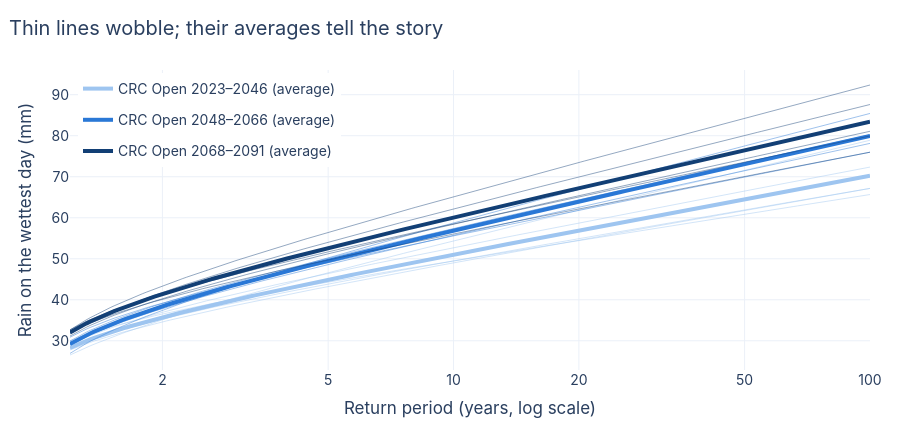

The notebook cell this image was saved under:
### Markdown cell above
CRC Open gives one curve per four-year period. Plot them all and something stands
out: **they wobble**. A single period is estimated from a limited sample of
model years, and rain is the jumpiest weather there is. So, like a weather
forecaster reading many runs, we **average the curves within each window** of
periods (bold lines) and compare windows, not single periods.

### Code cell
def in_window(label, span):
    start, end = map(int, label.split("–"))
    return span[0] <= start and end <= span[1]


members = {name: [label for label in levels if in_window(label, span)] for name, span in WINDOWS.items()}
window_levels = {name: np.mean([levels[label] for label in labels], axis=0) for name, labels in members.items()}

fig = go.Figure()
for name, labels in members.items():
    for label in labels:
        fig.add_trace(go.Scatter(x=rp_grid, y=levels[label], mode="lines", line=dict(color=WINDOW_COLORS[name], width=1),
                                 opacity=0.45, name=f"Single periods {name}", legendgroup=name,
                                 showlegend=False, hovertemplate=f"{label}: %{{y:.0f}} mm<extra></extra>"))
    fig.add_trace(go.Scatter(x=rp_grid, y=window_levels[name], mode="lines", line=dict(color=WINDOW_COLORS[name], width=4),
                             name=f"CRC Open {name} (average)", legendgroup=name))
if era5_curve is not None:
    fig.add_trace(go.Scatter(x=rp_grid, y=era5_curve, mode="lines",
                             name=f"ERA5 {ERA5_YEARS[0]}–{ERA5_YEARS[1]} (A)", line=dict(color=PAST, width=2, dash="dot")))
layout(fig, "Thin lines wobble; their averages tell the story",
       xaxis=log_rp_axis(), yaxis_title="Rain on the wettest day (mm)", legend=dict(x=0.01, y=0.99))
fig.show()

### Figure 1 — Plotly figure (JSON) as saved in the notebook; plotly's stock layout.template omitted (floating-point values rounded to 4 significant figures; data arrays with more than 128 entries replaced by an {"elided": "..."} marker saying what was removed)
{"data": [{"hovertemplate": "2023–2026: %{y:.0f} mm<extra></extra>", "legendgroup": "2023–2046", "line": {"color": "#9ec5f0", "width": 1}, "mode": "lines", "name": "Single periods 2023–2046", "opacity": 0.45, "showlegend": false, "type": "scatter", "x": {"elided": "200 float values"}, "y": {"elided": "200 float values"}}, {"hovertemplate": "2028–2031: %{y:.0f} mm<extra></extra>", "legendgroup": "2023–2046", "line": {"color": "#9ec5f0", "width": 1}, "mode": "lines", "name": "Single periods 2023–2046", "opacity": 0.45, "showlegend": false, "type": "scatter", "x": {"elided": "200 float values"}, "y": {"elided": "200 float values"}}, {"hovertemplate": "2033–2036: %{y:.0f} mm<extra></extra>", "legendgroup": "2023–2046", "line": {"color": "#9ec5f0", "width": 1}, "mode": "lines", "name": "Single periods 2023–2046", "opacity": 0.45, "showlegend": false, "type": "scatter", "x": {"elided": "200 float values"}, "y": {"elided": "200 float values"}}, {"hovertemplate": "2038–2041: %{y:.0f} mm<extra></extra>", "legendgroup": "2023–2046", "line": {"color": "#9ec5f0", "width": 1}, "mode": "lines", "name": "Single periods 2023–2046", "opacity": 0.45, "showlegend": false, "type": "scatter", "x": {"elided": "200 float values"}, "y": {"elided": "200 float values"}}, {"hovertemplate": "2043–2046: %{y:.0f} mm<extra></extra>", "legendgroup": "2023–2046", "line": {"color": "#9ec5f0", "width": 1}, "mode": "lines", "name": "Single periods 2023–2046", "opacity": 0.45, "showlegend": false, "type": "scatter", "x": {"elided": "200 float values"}, "y": {"elided": "200 float values"}}, {"legendgroup": "2023–2046", "line": {"color": "#9ec5f0", "width": 4}, "mode": "lines", "name": "CRC Open 2023–2046 (average)", "type": "scatter", "x": {"elided": "200 float values"}, "y": {"elided": "200 float values"}}, {"hovertemplate": "2048–2051: %{y:.0f} mm<extra></extra>", "legendgroup": "2048–2066", "line": {"color": "#2a78d6", "width": 1}, "mode": "lines", "name": "Single periods 2048–2066", "opacity": 0.45, "showlegend": false, "type": "scatter", "x": {"elided": "200 float values"}, "y": {"elided": "200 float values"}}, {"hovertemplate": "2053–2056: %{y:.0f} mm<extra></extra>", "legendgroup": "2048–2066", "line": {"color": "#2a78d6", "width": 1}, "mode": "lines", "name": "Single periods 2048–2066", "opacity": 0.45, "showlegend": false, "type": "scatter", "x": {"elided": "200 float values"}, "y": {"elided": "200 float values"}}, {"hovertemplate": "2058–2061: %{y:.0f} mm<extra></extra>", "legendgroup": "2048–2066", "line": {"color": "#2a78d6", "width": 1}, "mode": "lines", "name": "Single periods 2048–2066", "opacity": 0.45, "showlegend": false, "type": "scatter", "x": {"elided": "200 float values"}, "y": {"elided": "200 float values"}}, {"hovertemplate": "2063–2066: %{y:.0f} mm<extra></extra>", "legendgroup": "2048–2066", "line": {"color": "#2a78d6", "width": 1}, "mode": "lines", "name": "Single periods 2048–2066", "opacity": 0.45, "showlegend": false, "type": "scatter", "x": {"elided": "200 float values"}, "y": {"elided": "200 float values"}}, {"legendgroup": "2048–2066", "line": {"color": "#2a78d6", "width": 4}, "mode": "lines", "name": "CRC Open 2048–2066 (average)", "type": "scatter", "x": {"elided": "200 float values"}, "y": {"elided": "200 float values"}}, {"hovertemplate": "2068–2071: %{y:.0f} mm<extra></extra>", "legendgroup": "2068–2091", "line": {"color": "#123f75", "width": 1}, "mode": "lines", "name": "Single periods 2068–2091", "opacity": 0.45, "showlegend": false, "type": "scatter", "x": {"elided": "200 float values"}, "y": {"elided": "200 float values"}}, {"hovertemplate": "2073–2076: %{y:.0f} mm<extra></extra>", "legendgroup": "2068–2091", "line": {"color": "#123f75", "width": 1}, "mode": "lines", "name": "Single periods 2068–2091", "opacity": 0.45, "showlegend": false, "type": "scatter", "x": {"elided": "200 float values"}, "y": {"elided": "200 float values"}}, {"hovertemplate": "2078–2081: %{y:.0f} mm<extra></extra>", "legendgroup": "2068–2091", "line": {"color": "#123f75", "width": 1}, "mode": "lines", "name": "Single periods 2068–2091", "opacity": 0.45, "showlegend": false, "type": "scatter", "x": {"elided": "200 float values"}, "y": {"elided": "200 float values"}}, {"hovertemplate": "2083–2086: %{y:.0f} mm<extra></extra>", "legendgroup": "2068–2091", "line": {"color": "#123f75", "width": 1}, "mode": "lines", "name": "Single periods 2068–2091", "opacity": 0.45, "showlegend": false, "type": "scatter", "x": {"elided": "200 float values"}, "y": {"elided": "200 float values"}}, {"hovertemplate": "2088–2091: %{y:.0f} mm<extra></extra>", "legendgroup": "2068–2091", "line": {"color": "#123f75", "width": 1}, "mode": "lines", "name": "Single periods 2068–2091", "opacity": 0.45, "showlegend": false, "type": "scatter", "x": {"elided": "200 float values"}, "y": {"elided": "200 float values"}}, {"legendgroup": "2068–2091", "line": {"color": "#123f75", "width": 4}, "mode": "lines", "name": "CRC Open 2068–2091 (average)", "type": "scatter", "x": {"elided": "200 float values"}, "y": {"elided": "200 float values"}}], "layout": {"font": {"family": "Inter, Helvetica, Arial, sans-serif", "size": 14}, "height": 430, "legend": {"x": 0.01, "y": 0.99}, "margin": {"b": 60, "l": 70, "r": 30, "t": 70}, "title": {"text": "Thin lines wobble; their averages tell the story", "x": 0.01}, "xaxis": {"tickvals": [1, 2, 5, 10, 20, 50, 100], "title": {"text": "Return period (years, log scale)"}, "type": "log"}, "yaxis": {"title": {"text": "Rain on the wettest day (mm)"}}}}
